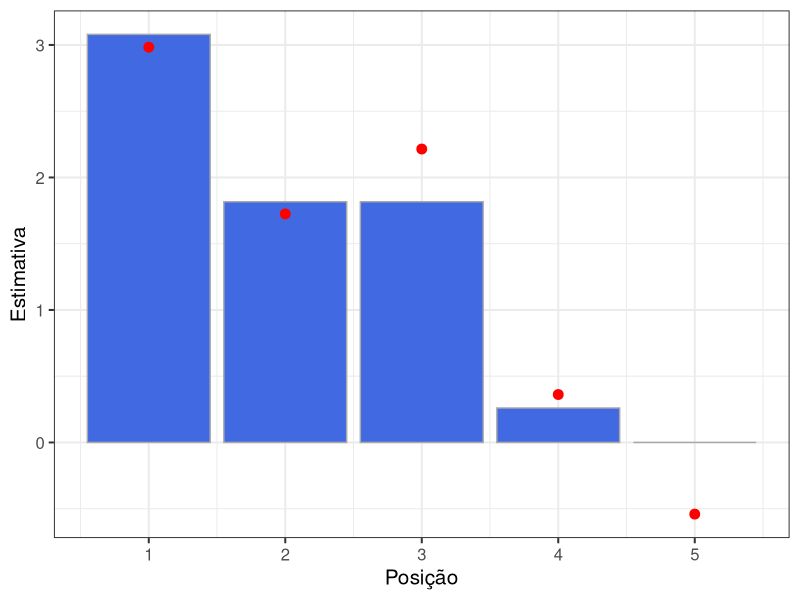

The R script that drew this image:
## ---- chunk 1
set.seed(11071995)
N <- 30

betas <- c(2.29, 2.19, 1.31, 0.43, 0.31)
X <- matrix(rnorm(5*N), byrow = T, ncol = length(betas), nrow = N)
Y <- X %*% betas + rnorm(N, sd = 3)
## ---- chunk 2
library(tidyverse)
library(quadprog)

Q <- t(X) %*% X
c <- t(Y) %*% X
A <- cbind(c(1,0,0,0,0),c(0,1,0,0,0),c(0,0,1,0,0),
           c(0,0,0,1,0),c(0,0,0,0,1),c(1,-1,0,0,0),
           c(0,1,-1,0,0),c(0,0,1,-1,0),c(0,0,0,1,-1))

solucao <- solve.QP(Q,  # X'X
                    c,  # Y'X
                    A,  # A transposta
                    c(0,0,0,0,0,0,0,0,0))  # vetor de comparação
## ---- chunk 3
dados <- data.frame(indice = 1:5,
                    restrito = solucao$solution,
                    irrestrito = solucao$unconstrained.solution)

dados %>%   
  ggplot(aes(x = indice, y = restrito, color = tipo)) +
  geom_bar(stat = 'identity', fill = 'royalblue', color = 'darkgray') + 
  geom_point(data = dados, aes(x = indice, y = irrestrito), 
             color = 'red', size = 3) + 
  theme_bw(15) + 
  labs(x = 'Posição', y = 'Estimativa')
